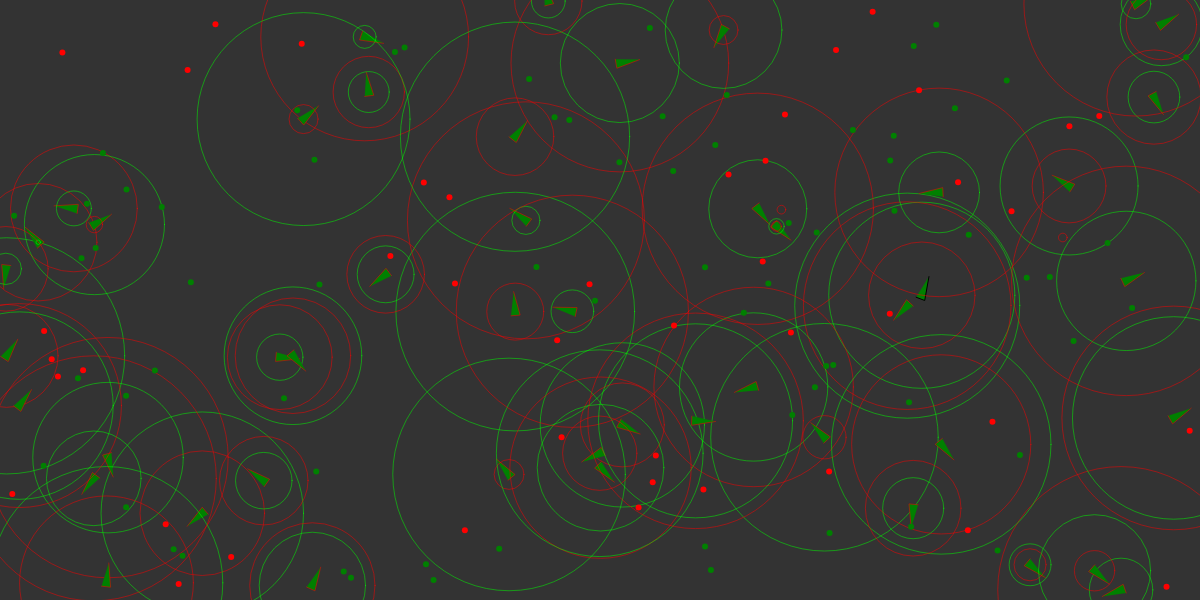
Frame 1 (no input)
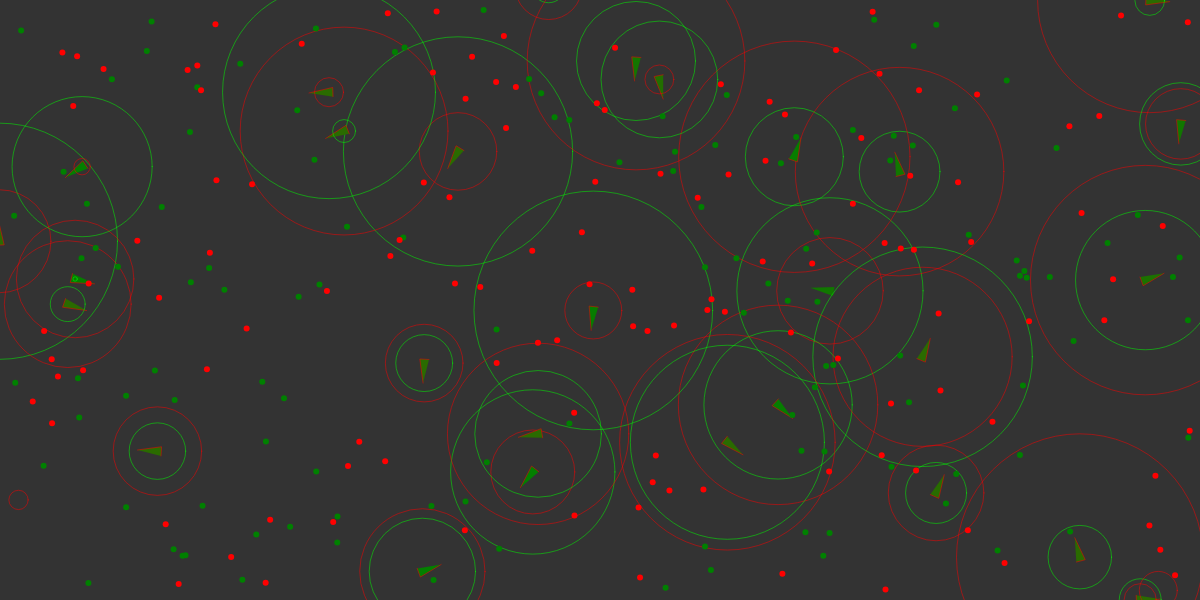
Frame 60 (no input)
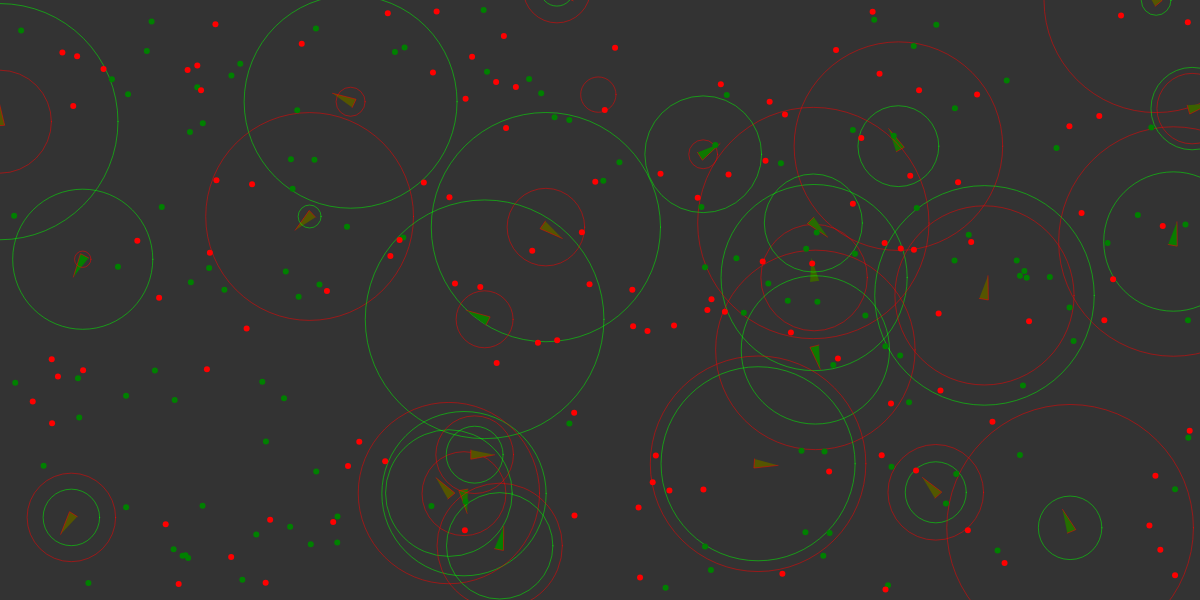
Frame 120 (the mouse pressed at the canvas centre since frame 60)

The p5.js sketch that drew these frames (run headless with seeded random() and noise() and a simulated clock; from frame 60 on, the mouse is pressed at the canvas centre):

// p5.js sketch
// ── sketch.js
var agents = [];
var objects_on_map = [];
var effects = [];
var CANVAS_WIDTH = 1200;
var CANVAW_HEIGHT = 600;
var timer = 3;
var hp_loss_tick = false;
var food_count = 0;
var poison_count = 0;

class MapObject {
    constructor(x, y) {
        this.position = createVector(x, y);
        this.r = 6;
        this.color = 'gray';
    }

    display() {
        fill(this.color);
        ellipse(this.position.x, this.position.y, this.r, this.r);
    }
}

class Food extends MapObject {
    constructor(x, y) {
        super(x, y);
        this.color = 'green';
        this.health_change = 20;
    }
}

class Poison extends MapObject {
    constructor(x, y) {
        super(x, y);
        this.color = 'red';
        this.health_change = 90;
    }
}

function collision_checker() {
    for(let i = 0; i < agents.length; ++i) {
        let closest_food = undefined;
        distance_to_closest = Infinity;
        let closest_poison = undefined;
        distance_to_closest_poison = Infinity;

        for(let j = 0; j < objects_on_map.length; ++j) {
            dist_to_food = dist(agents[i].position.x, agents[i].position.y, objects_on_map[j].position.x, objects_on_map[j].position.y);
            
            if (objects_on_map[j].constructor == Food && dist_to_food <= agents[i].DNA[2] && dist_to_food < distance_to_closest) {
                closest_food = objects_on_map[j];
                distance_to_closest = dist_to_food;
            }
            else if (objects_on_map[j].constructor == Poison && dist_to_food <= agents[i].DNA[3] && dist_to_food < distance_to_closest_poison) {
                closest_poison = objects_on_map[j];
                distance_to_closest_poison = dist_to_food;
            }
            
            if (dist_to_food < (agents[i].size * 0.2) + objects_on_map[j].r) {
                if (agents[i].eat(objects_on_map[j])) {
                    if (objects_on_map[j].constructor === Food)
                        food_count--;
                    else if (objects_on_map[j].constructor === Poison)
                        poison_count--;
                    let temp = objects_on_map[j];
                    objects_on_map[j] = objects_on_map[objects_on_map.length - 1];
                    objects_on_map[objects_on_map.length - 1] = temp;
                    objects_on_map.pop();
                    j--;
                }
            }
        }
        if (hp_loss_tick)
            agents[i].lose_hp(1);

        if (closest_food != undefined)
            agents[i].targets[0] = closest_food.position;
        
        if (closest_poison != undefined)
            agents[i].targets[1] = closest_poison.position;

    
        if(agents[i].health_points <= 0) {
            let temp = agents[i];
            agents[i].die_animation(effects);
            agents[i] = agents[agents.length - 1];
            agents[agents.length - 1] = temp;
            agents.pop();
            i--;
        }
    }
}

function mouseClicked() {
    spawn_agent();
    spawn_agent();
    spawn_agent();
}

function spawn_food() {
    objects_on_map.push(new Food(random(10, CANVAS_WIDTH - 10), random(10, CANVAW_HEIGHT - 10)));
    food_count++;
}

function spawn_poison() {
    objects_on_map.push(new Poison(random(10, CANVAS_WIDTH - 10), random(10, CANVAW_HEIGHT - 10)));
    poison_count++;
}

function spawn_agent() {
    agents.push(new Agent(random(0, CANVAS_WIDTH), random(0, CANVAW_HEIGHT)));
}

function setup() {
    createCanvas(CANVAS_WIDTH, CANVAW_HEIGHT);
    frameRate(60);
    for(let i = 0; i < 50; i++) {
        spawn_food();
        if (i % 2)
            spawn_poison()
    }
    
    for(let i = 0; i < 50; i++)
        spawn_agent();
}
  
function draw() {
    background(51);
    if (food_count < 120)
        for (let i = 0; i < 20; ++i)
            spawn_food();

    if (poison_count < 120)
        for (let i = 0; i < 20; ++i)
            spawn_poison();

    if (timer > 0) {
        timer -= 1;
        hp_loss_tick = false;
    }
    else {
        hp_loss_tick = true;
        timer = 3;
    }
    
    collision_checker();
    
    for (let i = 0; i < agents.length; ++i) {
        agents[i].seek();
        agents[i].update();
        agents[i].display();
    }

    for (let i = 0; i < effects.length; ++i) {
        effects[i].update();
        if (effects[i].end)
            effects.splice(i, 1);
        else
            effects[i].display();
    }

    noStroke();
    
    for(obj of objects_on_map) {
        obj.display();
    }
}

// ── agent.js
var MAX_SURVIVAL_TIME = 250000;
var MAX_FOOD_POISON_POINTS = 50;
var MAX_AGENTS_REPRODUCED = 12;
var MUTATION_RATE = 0.1;
var REPRODUCTION_RATE = 0.1;

class Agent {

    constructor(x, y) {
        this.position = createVector(x, y);
        this.velocity = createVector(random(-2, 2), random(-2, 2));
        this.acceleration = createVector(0 ,0);
        this.maxspeed = 2;
        this.maxforce = 0.5;
        this.size = 20;
        this.max_HP = 90;
        this.health_points = this.max_HP;
        this.hp_loss = 1;
        this.color = 'green';
        this.targets = [this.position, this.position];
        this.DNA = [random(-5, 5), random(-5, 5), random(4, 250), random(4, 250)];
        this.spawn_time = Date.now();
        this.poison_eaten = 0;
        this.food_eaten = 0;
    }
   
    update() {
        
        // dont let agent to go out of a canvas;
        let check_vec = p5.Vector.add(this.position, 0);
        let force_vec = createVector(0, 0);
        if (check_vec.x + this.velocity.x > CANVAS_WIDTH) {
            force_vec = createVector(-1, 0);
            force_vec.setMag(this.maxforce * 1.5);
        }
        else if (check_vec.x + this.velocity.x < 0) {
            force_vec = createVector(1, 0);
            force_vec.setMag(this.maxforce * 1.5);
        }
        else if (check_vec.y + this.velocity.y > CANVAW_HEIGHT) {
            force_vec = createVector(0, -1);
            force_vec.setMag(this.maxforce * 1.5);
        }
        else if (check_vec.y + this.velocity.y < 0) {
            force_vec = createVector(0, 1);
            force_vec.setMag(this.maxforce * 1.5);
        }
        this.applyForce(force_vec);
        
        this.velocity.add(this.acceleration);
        this.velocity.limit(this.maxspeed);
        this.position.add(this.velocity);
        this.acceleration.mult(0);
    }

    seek() {
        for(let i = 0; i < 2; ++i) {
            var desired = p5.Vector.sub(this.targets[i], this.position);
            // scale to maximum speed
            desired.setMag(this.maxspeed);

            var steer = p5.Vector.sub(desired, this.velocity);
            steer.mult(this.DNA[i]);
            steer.limit(this.maxforce);

            this.applyForce(steer);
        }
    }

    applyForce(force) {
        this.acceleration.add(force);
    }

    display() {
        // wyswietlenie agenta
        var direction_angle = this.velocity.heading();
        var front_vertex = createVector(this.size * cos(direction_angle), this.size * sin(direction_angle))

        this.color = lerpColor(color('red'), color('green'), this.health_points / this.max_HP);
        fill(this.color);

        beginShape();
        vertex(this.position.x + front_vertex.x, this.position.y + front_vertex.y);
        front_vertex.mult(0.3);
        angleMode(DEGREES);
        front_vertex.rotate(130);
        vertex(this.position.x + front_vertex.x, this.position.y + front_vertex.y);
        front_vertex.rotate(100);
        vertex(this.position.x + front_vertex.x, this.position.y + front_vertex.y);
        endShape();
        noFill();
        stroke(0, 255, 0);
        strokeWeight(0.5);
        ellipse(this.position.x, this.position.y, this.DNA[2], this.DNA[2]);
        stroke(255, 0, 0);
        strokeWeight(0.5);
        ellipse(this.position.x, this.position.y, this.DNA[3], this.DNA[3]);
    }

    lose_hp(hp) {
        this.health_points -= hp;
    }

    gain_hp(hp) {
        this.health_points += hp;
        if (this.health_points > this.max_HP)
            this.health_points = this.max_HP;
    }

    fitness_function() {
        let time_points = (Date.now() - this.spawn_time);
        if (time_points > MAX_SURVIVAL_TIME)
            time_points = MAX_SURVIVAL_TIME;
        time_points = map(time_points, 0, MAX_SURVIVAL_TIME, 0, 1);
        
        let gather_points = 0;
        if (this.poison_eaten == 0)
            gather_points = this.food_eaten;
        else
            gather_points = this.food_eaten / this.poison_eaten;

        gather_points = map(gather_points, 0, MAX_FOOD_POISON_POINTS, 0, 1);
        return parseInt(round(map(gather_points+time_points, 0, 2, 0, MAX_AGENTS_REPRODUCED)));
    }
    
    reproduce() {
        var child_to_spawn = this.fitness_function();
        for (let i = 0; i < child_to_spawn; ++i) {
            var child = new Agent(random(this.size, CANVAS_WIDTH - this.size), random(this.size, CANVAW_HEIGHT - this.size));
            for (let j = 0; j < this.DNA.length; ++j)
                child.DNA[j] = this.DNA[j];
            child.mutate();
            agents.push(child);
        }
    }

    mutate() {
        if (random(1) < MUTATION_RATE)
            this.DNA[0] += random(-1, 1);
        if (random(1) < MUTATION_RATE)
            this.DNA[1] += random(-1, 1);

        if (random(1) < MUTATION_RATE) {
            this.DNA[2] += random(-50, 50);
            if (this.DNA[2] < 0)
            this.DNA[2] = 0;
        }
        
        if (random(1) < MUTATION_RATE) {
            this.DNA[3] += random(-50, 50);
            if (this.DNA[3] < 0)
            this.DNA[3] = 0;
        }
    }

    die_animation(effects) {
        this.reproduce();
        effects.push(new Explosion(this.position, this.size));
    }

    eat(obj) {
        if (obj.constructor === Food) {
            this.gain_hp(obj.health_change);
            return true;
        }
        else if (obj.constructor === Poison) {
            this.lose_hp(obj.health_change);
            return true;
        }
        else return false;
    }
}

class Explosion {
    constructor(position, size) {
        this.position = position;
        this.size = size;
        this.current_size = 6;
        this.TTL = 15;
        this.frames = this.TTL;
        this.per_frame = (this.size * 2) / this.frames;
        this.end = false;
        this.color = color('red');
    }

    update() {
        if (this.frames <= 0)
            this.end = true;
        this.frames--;
        this.current_size += this.per_frame;
    }

    // TODO: rekursywnie wyświetlam okręgi by uzyskać efekt wybuchu
    display() {
        noFill();
        this.color = lerpColor(color('red'), color('orange'), this.frames / this.max_HP);
        stroke(color('red'));
        ellipse(this.position.x, this.position.y, this.current_size, this.current_size);
    }
}
